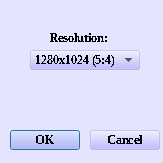
<?xml version="1.0" encoding="UTF-8"?>
<ui version="4.0">
 <class>BackSide</class>
 <widget class="QWidget" name="BackSide">
  <property name="geometry">
   <rect>
    <x>0</x>
    <y>0</y>
    <width>163</width>
    <height>163</height>
   </rect>
  </property>
  <property name="maximumSize">
   <size>
    <width>163</width>
    <height>163</height>
   </size>
  </property>
  <property name="palette">
   <palette>
    <active>
     <colorrole role="WindowText">
      <brush brushstyle="SolidPattern">
       <color alpha="255">
        <red>0</red>
        <green>0</green>
        <blue>0</blue>
       </color>
      </brush>
     </colorrole>
     <colorrole role="Button">
      <brush brushstyle="SolidPattern">
       <color alpha="80">
        <red>170</red>
        <green>170</green>
        <blue>255</blue>
       </color>
      </brush>
     </colorrole>
     <colorrole role="Light">
      <brush brushstyle="SolidPattern">
       <color alpha="80">
        <red>255</red>
        <green>255</green>
        <blue>255</blue>
       </color>
      </brush>
     </colorrole>
     <colorrole role="Midlight">
      <brush brushstyle="SolidPattern">
       <color alpha="80">
        <red>212</red>
        <green>212</green>
        <blue>255</blue>
       </color>
      </brush>
     </colorrole>
     <colorrole role="Dark">
      <brush brushstyle="SolidPattern">
       <color alpha="80">
        <red>85</red>
        <green>85</green>
        <blue>127</blue>
       </color>
      </brush>
     </colorrole>
     <colorrole role="Mid">
      <brush brushstyle="SolidPattern">
       <color alpha="80">
        <red>113</red>
        <green>113</green>
        <blue>170</blue>
       </color>
      </brush>
     </colorrole>
     <colorrole role="Text">
      <brush brushstyle="SolidPattern">
       <color alpha="255">
        <red>0</red>
        <green>0</green>
        <blue>0</blue>
       </color>
      </brush>
     </colorrole>
     <colorrole role="BrightText">
      <brush brushstyle="SolidPattern">
       <color alpha="255">
        <red>255</red>
        <green>255</green>
        <blue>255</blue>
       </color>
      </brush>
     </colorrole>
     <colorrole role="ButtonText">
      <brush brushstyle="SolidPattern">
       <color alpha="255">
        <red>0</red>
        <green>0</green>
        <blue>0</blue>
       </color>
      </brush>
     </colorrole>
     <colorrole role="Base">
      <brush brushstyle="SolidPattern">
       <color alpha="255">
        <red>255</red>
        <green>255</green>
        <blue>255</blue>
       </color>
      </brush>
     </colorrole>
     <colorrole role="Window">
      <brush brushstyle="SolidPattern">
       <color alpha="80">
        <red>170</red>
        <green>170</green>
        <blue>255</blue>
       </color>
      </brush>
     </colorrole>
     <colorrole role="Shadow">
      <brush brushstyle="SolidPattern">
       <color alpha="255">
        <red>0</red>
        <green>0</green>
        <blue>0</blue>
       </color>
      </brush>
     </colorrole>
     <colorrole role="AlternateBase">
      <brush brushstyle="SolidPattern">
       <color alpha="167">
        <red>212</red>
        <green>212</green>
        <blue>255</blue>
       </color>
      </brush>
     </colorrole>
     <colorrole role="ToolTipBase">
      <brush brushstyle="SolidPattern">
       <color alpha="255">
        <red>255</red>
        <green>255</green>
        <blue>220</blue>
       </color>
      </brush>
     </colorrole>
     <colorrole role="ToolTipText">
      <brush brushstyle="SolidPattern">
       <color alpha="255">
        <red>0</red>
        <green>0</green>
        <blue>0</blue>
       </color>
      </brush>
     </colorrole>
    </active>
    <inactive>
     <colorrole role="WindowText">
      <brush brushstyle="SolidPattern">
       <color alpha="255">
        <red>0</red>
        <green>0</green>
        <blue>0</blue>
       </color>
      </brush>
     </colorrole>
     <colorrole role="Button">
      <brush brushstyle="SolidPattern">
       <color alpha="80">
        <red>170</red>
        <green>170</green>
        <blue>255</blue>
       </color>
      </brush>
     </colorrole>
     <colorrole role="Light">
      <brush brushstyle="SolidPattern">
       <color alpha="80">
        <red>255</red>
        <green>255</green>
        <blue>255</blue>
       </color>
      </brush>
     </colorrole>
     <colorrole role="Midlight">
      <brush brushstyle="SolidPattern">
       <color alpha="80">
        <red>212</red>
        <green>212</green>
        <blue>255</blue>
       </color>
      </brush>
     </colorrole>
     <colorrole role="Dark">
      <brush brushstyle="SolidPattern">
       <color alpha="80">
        <red>85</red>
        <green>85</green>
        <blue>127</blue>
       </color>
      </brush>
     </colorrole>
     <colorrole role="Mid">
      <brush brushstyle="SolidPattern">
       <color alpha="80">
        <red>113</red>
        <green>113</green>
        <blue>170</blue>
       </color>
      </brush>
     </colorrole>
     <colorrole role="Text">
      <brush brushstyle="SolidPattern">
       <color alpha="255">
        <red>0</red>
        <green>0</green>
        <blue>0</blue>
       </color>
      </brush>
     </colorrole>
     <colorrole role="BrightText">
      <brush brushstyle="SolidPattern">
       <color alpha="255">
        <red>255</red>
        <green>255</green>
        <blue>255</blue>
       </color>
      </brush>
     </colorrole>
     <colorrole role="ButtonText">
      <brush brushstyle="SolidPattern">
       <color alpha="255">
        <red>0</red>
        <green>0</green>
        <blue>0</blue>
       </color>
      </brush>
     </colorrole>
     <colorrole role="Base">
      <brush brushstyle="SolidPattern">
       <color alpha="255">
        <red>255</red>
        <green>255</green>
        <blue>255</blue>
       </color>
      </brush>
     </colorrole>
     <colorrole role="Window">
      <brush brushstyle="SolidPattern">
       <color alpha="80">
        <red>170</red>
        <green>170</green>
        <blue>255</blue>
       </color>
      </brush>
     </colorrole>
     <colorrole role="Shadow">
      <brush brushstyle="SolidPattern">
       <color alpha="255">
        <red>0</red>
        <green>0</green>
        <blue>0</blue>
       </color>
      </brush>
     </colorrole>
     <colorrole role="AlternateBase">
      <brush brushstyle="SolidPattern">
       <color alpha="167">
        <red>212</red>
        <green>212</green>
        <blue>255</blue>
       </color>
      </brush>
     </colorrole>
     <colorrole role="ToolTipBase">
      <brush brushstyle="SolidPattern">
       <color alpha="255">
        <red>255</red>
        <green>255</green>
        <blue>220</blue>
       </color>
      </brush>
     </colorrole>
     <colorrole role="ToolTipText">
      <brush brushstyle="SolidPattern">
       <color alpha="255">
        <red>0</red>
        <green>0</green>
        <blue>0</blue>
       </color>
      </brush>
     </colorrole>
    </inactive>
    <disabled>
     <colorrole role="WindowText">
      <brush brushstyle="SolidPattern">
       <color alpha="80">
        <red>85</red>
        <green>85</green>
        <blue>127</blue>
       </color>
      </brush>
     </colorrole>
     <colorrole role="Button">
      <brush brushstyle="SolidPattern">
       <color alpha="80">
        <red>170</red>
        <green>170</green>
        <blue>255</blue>
       </color>
      </brush>
     </colorrole>
     <colorrole role="Light">
      <brush brushstyle="SolidPattern">
       <color alpha="80">
        <red>255</red>
        <green>255</green>
        <blue>255</blue>
       </color>
      </brush>
     </colorrole>
     <colorrole role="Midlight">
      <brush brushstyle="SolidPattern">
       <color alpha="80">
        <red>212</red>
        <green>212</green>
        <blue>255</blue>
       </color>
      </brush>
     </colorrole>
     <colorrole role="Dark">
      <brush brushstyle="SolidPattern">
       <color alpha="80">
        <red>85</red>
        <green>85</green>
        <blue>127</blue>
       </color>
      </brush>
     </colorrole>
     <colorrole role="Mid">
      <brush brushstyle="SolidPattern">
       <color alpha="80">
        <red>113</red>
        <green>113</green>
        <blue>170</blue>
       </color>
      </brush>
     </colorrole>
     <colorrole role="Text">
      <brush brushstyle="SolidPattern">
       <color alpha="80">
        <red>85</red>
        <green>85</green>
        <blue>127</blue>
       </color>
      </brush>
     </colorrole>
     <colorrole role="BrightText">
      <brush brushstyle="SolidPattern">
       <color alpha="255">
        <red>255</red>
        <green>255</green>
        <blue>255</blue>
       </color>
      </brush>
     </colorrole>
     <colorrole role="ButtonText">
      <brush brushstyle="SolidPattern">
       <color alpha="80">
        <red>85</red>
        <green>85</green>
        <blue>127</blue>
       </color>
      </brush>
     </colorrole>
     <colorrole role="Base">
      <brush brushstyle="SolidPattern">
       <color alpha="80">
        <red>170</red>
        <green>170</green>
        <blue>255</blue>
       </color>
      </brush>
     </colorrole>
     <colorrole role="Window">
      <brush brushstyle="SolidPattern">
       <color alpha="80">
        <red>170</red>
        <green>170</green>
        <blue>255</blue>
       </color>
      </brush>
     </colorrole>
     <colorrole role="Shadow">
      <brush brushstyle="SolidPattern">
       <color alpha="255">
        <red>0</red>
        <green>0</green>
        <blue>0</blue>
       </color>
      </brush>
     </colorrole>
     <colorrole role="AlternateBase">
      <brush brushstyle="SolidPattern">
       <color alpha="80">
        <red>170</red>
        <green>170</green>
        <blue>255</blue>
       </color>
      </brush>
     </colorrole>
     <colorrole role="ToolTipBase">
      <brush brushstyle="SolidPattern">
       <color alpha="255">
        <red>255</red>
        <green>255</green>
        <blue>220</blue>
       </color>
      </brush>
     </colorrole>
     <colorrole role="ToolTipText">
      <brush brushstyle="SolidPattern">
       <color alpha="255">
        <red>0</red>
        <green>0</green>
        <blue>0</blue>
       </color>
      </brush>
     </colorrole>
    </disabled>
   </palette>
  </property>
  <property name="font">
   <font>
    <family>Times New Roman</family>
    <weight>75</weight>
    <bold>true</bold>
   </font>
  </property>
  <property name="windowTitle">
   <string>BackSide</string>
  </property>
  <widget class="QPushButton" name="pushButton">
   <property name="geometry">
    <rect>
     <x>90</x>
     <y>130</y>
     <width>70</width>
     <height>20</height>
    </rect>
   </property>
   <property name="sizePolicy">
    <sizepolicy hsizetype="Ignored" vsizetype="Ignored">
     <horstretch>50</horstretch>
     <verstretch>50</verstretch>
    </sizepolicy>
   </property>
   <property name="minimumSize">
    <size>
     <width>70</width>
     <height>20</height>
    </size>
   </property>
   <property name="maximumSize">
    <size>
     <width>0</width>
     <height>0</height>
    </size>
   </property>
   <property name="baseSize">
    <size>
     <width>50</width>
     <height>50</height>
    </size>
   </property>
   <property name="font">
    <font>
     <stylestrategy>NoAntialias</stylestrategy>
    </font>
   </property>
   <property name="text">
    <string>Cancel</string>
   </property>
   <property name="autoDefault">
    <bool>false</bool>
   </property>
   <property name="default">
    <bool>false</bool>
   </property>
   <property name="flat">
    <bool>false</bool>
   </property>
  </widget>
  <widget class="QPushButton" name="pushButton_2">
   <property name="geometry">
    <rect>
     <x>10</x>
     <y>130</y>
     <width>70</width>
     <height>20</height>
    </rect>
   </property>
   <property name="sizePolicy">
    <sizepolicy hsizetype="Ignored" vsizetype="Ignored">
     <horstretch>50</horstretch>
     <verstretch>50</verstretch>
    </sizepolicy>
   </property>
   <property name="minimumSize">
    <size>
     <width>70</width>
     <height>20</height>
    </size>
   </property>
   <property name="maximumSize">
    <size>
     <width>0</width>
     <height>0</height>
    </size>
   </property>
   <property name="baseSize">
    <size>
     <width>50</width>
     <height>50</height>
    </size>
   </property>
   <property name="font">
    <font>
     <stylestrategy>NoAntialias</stylestrategy>
    </font>
   </property>
   <property name="text">
    <string>OK</string>
   </property>
   <property name="default">
    <bool>true</bool>
   </property>
  </widget>
  <widget class="QComboBox" name="comboBox">
   <property name="geometry">
    <rect>
     <x>30</x>
     <y>50</y>
     <width>110</width>
     <height>20</height>
    </rect>
   </property>
   <property name="sizePolicy">
    <sizepolicy hsizetype="Minimum" vsizetype="Minimum">
     <horstretch>0</horstretch>
     <verstretch>0</verstretch>
    </sizepolicy>
   </property>
   <property name="minimumSize">
    <size>
     <width>110</width>
     <height>20</height>
    </size>
   </property>
   <property name="maximumSize">
    <size>
     <width>0</width>
     <height>0</height>
    </size>
   </property>
   <property name="font">
    <font>
     <stylestrategy>NoAntialias</stylestrategy>
    </font>
   </property>
   <item>
    <property name="text">
     <string>1280x1024 (5:4)</string>
    </property>
   </item>
   <item>
    <property name="text">
     <string>1024x768 (4:3)</string>
    </property>
   </item>
   <item>
    <property name="text">
     <string>800x600 (4:3)</string>
    </property>
   </item>
  </widget>
  <widget class="QLabel" name="label">
   <property name="geometry">
    <rect>
     <x>50</x>
     <y>30</y>
     <width>61</width>
     <height>16</height>
    </rect>
   </property>
   <property name="font">
    <font>
     <stylestrategy>NoAntialias</stylestrategy>
    </font>
   </property>
   <property name="autoFillBackground">
    <bool>false</bool>
   </property>
   <property name="text">
    <string>Resolution:</string>
   </property>
  </widget>
 </widget>
 <resources/>
 <connections/>
</ui>
